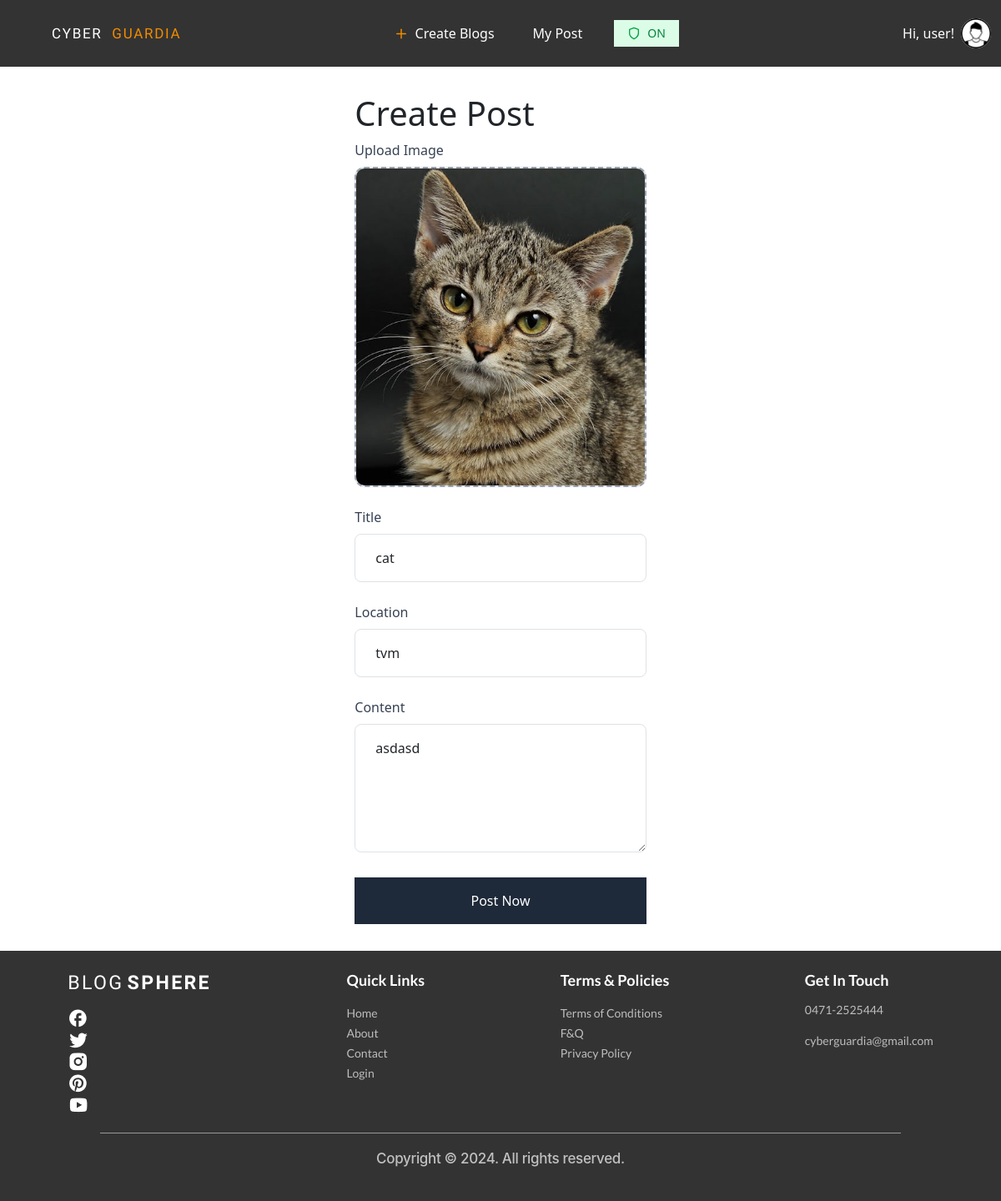
Screenshot of /posts/post/17/edit/ (signed in) with the database file from the repository.
### account/models.py (models this page shows)
class User(AbstractUser):
    USER_TYPE_CHOICES = (
        ('normal', 'Normal User'),
        ('advertiser', 'Advertiser'),
    )
    user_type = models.CharField(max_length=20, choices=USER_TYPE_CHOICES, default='normal')

### accounts/models.py (models this page shows, shortened)
class Profile(models.Model):
    user = models.OneToOneField(User, on_delete=models.CASCADE)
    area_of_interest = models.CharField(max_length=255, blank=True)
    age = models.IntegerField(null=True)
    country = models.CharField(max_length=20, null=True)
    state = models.CharField(max_length=20, null=True)
    safe_mode = models.BooleanField(default=True)
    profile_image = models.ImageField(upload_to='profile_images/', null=True, blank=True)

### posts/models.py (models this page shows, shortened)
class Post(models.Model):
    user = models.ForeignKey(User, on_delete=models.CASCADE)
    title = models.CharField(max_length=255, blank=True)
    content = models.TextField(blank=True)
    location = models.CharField(max_length=255, blank=True)
    image = models.ImageField(upload_to='post_images/', blank=True, null=True)
    created_at = models.DateTimeField(auto_now_add=True)

### posts/views.py (the view)
# urls.py: path('post/<int:post_id>/edit/', edit_post, name='edit_post'),
@login_required
def edit_post(request, post_id):
    post = get_object_or_404(Post, id=post_id, user=request.user)
    if request.method == 'POST':
        form = PostForm(request.POST, request.FILES, instance=post)
        if form.is_valid():
            form.save()
            return redirect('my_posts', user_id=request.user.id)
    else:
        form = PostForm(instance=post)
    return render(request, 'posts/edit_post.html', {'form': form, 'post': post})

### posts/forms.py
class PostForm(forms.ModelForm):
    class Meta:
        model = Post
        fields = ['title', 'content', 'image', 'location']

### posts/templates/posts/edit_post.html (shortened to what this page needs)
{% extends "base.html" %}
{% block content %}
<main class="max-w-3xl mx-auto px-4 py-8">
    <h1 class="text-3xl font-bold text-gray-800 mb-8">Create Post</h1>
    <form method="post" enctype="multipart/form-data" class="space-y-6">
        <div>
            <label for="image" class="block text-gray-700 font-medium mb-2">Upload Image</label>
            <div class="w-full h-96 bg-gray-200 rounded-xl border-2 border-gray-400 border-dashed flex items-center justify-center cursor-pointer hover:bg-gray-300 transition-colors relative overflow-hidden" onclick="document.getElementById('image').click()">
                {% if post.image %}
                    <img id="previewImage" src="{{ post.image.url }}" alt="Preview" class="absolute inset-0 w-full h-full object-cover">
                {% else %}
                    <img id="previewImage" src="#" alt="Preview" class="absolute inset-0 w-full h-full object-cover hidden">
                    <i class="fas fa-plus text-4xl text-gray-500" id="uploadIcon"></i>
                {% endif %}
            </div>
        </div>
        <div>
            <label for="title" class="block text-gray-700 font-medium mb-2">Title</label>
            <input type="text" name="title" id="title"
                value="{{ form.title.value|default_if_none:'' }}"
                placeholder="Give your post a title"
                class="w-full px-4 py-3 rounded-lg border border-gray-300 focus:outline-none focus:ring-2 focus:ring-primary-500">
        </div>
        <div>
            <label for="location" class="block text-gray-700 font-medium mb-2">Location</label>
            <input type="text" name="location" id="location"
                value="{{ form.location.value|default_if_none:'' }}"
                placeholder="Location"
                class="w-full px-4 py-3 rounded-lg border border-gray-300 focus:outline-none focus:ring-2 focus:ring-primary-500">
        </div>
        <div>
            <label for="content" class="block text-gray-700 font-medium mb-2">Content</label>
            <textarea name="content" id="content" rows="5"
                    class="w-full px-4 py-3 rounded-lg border border-gray-300 focus:outline-none focus:ring-2 focus:ring-primary-500"
                    placeholder="What's on your mind?">{{ form.content.value|default_if_none:'' }}</textarea>
        </div>
        <div class="flex items-center justify-end">
            <button
                    type="submit"
                    class="w-full py-3 bg-gray-800 text-white rounded-lg hover:bg-gray-700 transition-colors font-medium"
                >
                    Post Now
                </button>
        </div>
    </form>
</main>
{% endblock %}

### templates/base.html (shortened to what this page needs)
{% load static %}
<!doctype html>
<html>
    <head>
        <script src="https://cdn.jsdelivr.net/npm/@tailwindcss/browser@4"></script>
        <link
            rel="stylesheet"
            href="https://cdnjs.cloudflare.com/ajax/libs/font-awesome/6.0.0/css/all.min.css"
        />
        <link
            href="https://cdn.jsdelivr.net/npm/bootstrap@5.3.3/dist/css/bootstrap.min.css"
            rel="stylesheet"
        />
        <link
            rel="stylesheet"
            href="https://cdnjs.cloudflare.com/ajax/libs/font-awesome/6.7.2/css/fontawesome.min.css"
        />
        <link
            href="https://cdn.jsdelivr.net/npm/bootstrap-icons/font/bootstrap-icons.css"
            rel="stylesheet"
        />
        <link rel="stylesheet" href="{% static 'css/index.css' %}" />
        <link rel="stylesheet" href="font.css" />
    </head>
    <body class="min-h-screen flex flex-col">
        <nav class="navbar navbar-expand-sm">
            <div class="container-fluid">
                <a class="navbar-brand logo" href="{% url 'home' %}">
                    <span class="logo_Blog_Color">CYBER</span>&nbsp;
                    <span class="logo_color">GUARDIA</span>
                </a>
                <ul class="navbar-nav navbar_list mx-auto">
                    {% if request.user.user_type == 'normal' and not request.user.is_superuser %}
                    <li class="nav-item navbar_nav-item flex justify-center items-center">
                        <svg width="18" height="19" viewBox="0 0 18 19" fill="none" xmlns="http://www.w3.org/2000/svg">
                            <path d="M3.75 9.5H14.25" stroke="#F18C00" stroke-width="1.5" stroke-linecap="round" stroke-linejoin="round"/>
                            <path d="M9 4.25V14.75" stroke="#F18C00" stroke-width="1.5" stroke-linecap="round" stroke-linejoin="round"/>
                        </svg>
                        <a class="nav-link navbar_links" href="{% url 'create_post' %}">
                            Create Blogs
                        </a>
                    </li>
                    <li class="nav-item navbar_nav-item flex justify-center items-center">
                        <a class="nav-link navbar_links" href="{% url 'my_posts' user_id=user.id %}">
                            My Post
                        </a>
                    </li>
                    <li class="nav-item navbar_nav-item flex justify-center items-center">
                        <form action="{% url 'toggle_safe_mode' %}" method="POST" class="m-0">
                            <button type="submit" class="flex items-center gap-2 px-3 py-1.5 rounded-full transition-all duration-300 {% if request.user.profile.safe_mode %}bg-green-100 hover:bg-green-200{% else %}bg-red-100 hover:bg-red-200{% endif %}">
                                <svg width="16" height="16" viewBox="0 0 24 24" fill="none" stroke="currentColor" stroke-width="2" stroke-linecap="round" stroke-linejoin="round" class="{% if request.user.profile.safe_mode %}text-green-600{% else %}text-red-600{% endif %}">
                                    <path d="M12 22s8-4 8-10V5l-8-3-8 3v7c0 6 8 10 8 10z"/>
                                </svg>
                                <span class="text-sm font-medium {% if request.user.profile.safe_mode %}text-green-700{% else %}text-red-700{% endif %}">
                                     {% if request.user.profile.safe_mode %}ON{% else %}OFF{% endif %}
                                </span>
                            </button>
                        </form>
                    </li>
                    {% endif %}
                </ul>
                <div class="d-flex ms-auto">
                    {% if request.user.is_authenticated %}
                    <div class="relative" id="profile-dropdown">
                        <button onclick="toggleProfileMenu()" class="flex items-center gap-2 hover:text-orange-500 transition-colors cursor-pointer">
                            <div class="flex items-center gap-2">
                                <span class="nav-link navbar_links">Hi, {{user.username}}!</span>
                                <img src="{% if user.profile.profile_image %}{{ user.profile.profile_image.url }}{% else %}{% static 'Images/images.png' %}{% endif %}" alt="Profile" class="w-9 h-9 rounded-full"/>
                            </div>
                        </button>
                    </div>
                    {% endif %}
                </div>
            </div>
        </nav>
        {% block content %}
        {% endblock content %}
        <div class="footerBG mt-auto py-4">
            <div class="footerComponents">
                <div class="footer_sec_one">
                    <p>
                        <span class="footer_blog_color">BLOG</span>
                        <span class="footer_sphere_color">SPHERE</span>
                    </p>
                    <div class="footerIcons">
                        <a href="https://www.facebook.com/login/" target="_blank" rel="noopener noreferrer">
                            <img class="IconSpacing" src="{% static 'Images/fb.png' %}" alt="Facebook"/>
                        </a>
                        <a href="https://x.com/i/flow/login?lang=en&mx=2" target="_blank" rel="noopener noreferrer">
                            <img class="IconSpacing" src="{% static 'Images/twitter.png' %}" alt="Twitter"/>
                        </a>
                        <a href="https://www.instagram.com/accounts/emailsignup/" target="_blank" rel="noopener noreferrer">
                            <img class="IconSpacing" src="{% static 'Images/insta.png' %}" alt="Instagram"/>
                        </a>
                        <a href="https://in.pinterest.com/login/" target="_blank" rel="noopener noreferrer">
                            <img class="IconSpacing" src="{% static 'Images/pinterest.png' %}" alt="Pinterest"/>
                        </a>
                        <a href="https://www.youtube.com/account" target="_blank" rel="noopener noreferrer">
                            <img class="IconSpacing" src="{% static 'Images/ytb.png' %}" alt="YouTube"/>
                        </a>
                    </div>
                </div>
                <div class="footer_sec_two">
                    <p class="footer_QuickLinks">Quick Links</p>
                    <ul>
                        <li><a class="footerList" href="/">Home</a></li>
                        <li><a class="footerList" href="/about">About</a></li>
                        <li><a class="footerList" href="/contact">Contact</a></li>
                        <li><a class="footerList" href="/login">Login</a></li>
                    </ul>
                </div>
                <div class="footer_sec_three">
                    <p class="footer_terms_and_polices">Terms & Policies</p>
                    <ul>
                        <li><a class="footerList" href="/terms-of-conditions">Terms of Conditions</a></li>
                        <li><a class="footerList" href="/f&q">F&Q</a></li>
                        <li><a class="footerList" href="/privacy-policy">Privacy Policy</a></li>
                    </ul>
                </div>
                <div class="footer_sec_four">
                    <p class="footer_get_in_touch">Get In Touch</p>
                    <ul>
                        <li class="footerList">0471-2525444</li>
                        <li class="footerList">cyberguardia@gmail.com</li>
                    </ul>
                </div>
            </div>
            <hr class="footer_bottom_line" />
            <p class="Footer_copyright">
                Copyright &copy; 2024. All rights reserved.
            </p>
        </div>
</body>
</html>

### rows the page displays
User: username "user", profile_image (picture)
Post: image (picture), title "cat", location "tvm", content "asdasd"
